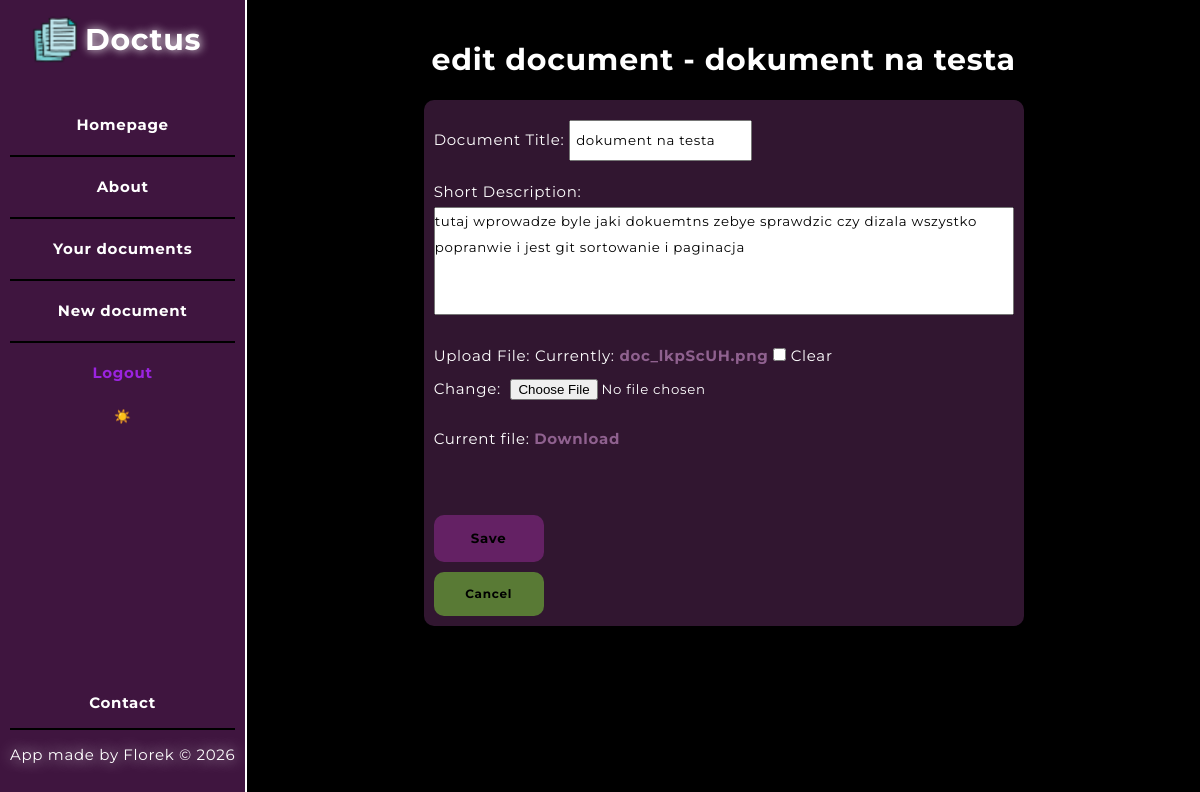
The app's page /documents/edit-document/dokument-na-testa (signed in) with its own data.
### documents/models.py (models this page shows, shortened)
class Document(models.Model):
    owner = models.ForeignKey(User, on_delete=models.CASCADE, related_name = "documents")
    title = models.CharField(max_length = 75)
    description = models.TextField(blank = True)
    date = models.DateTimeField(auto_now_add = True)
    slug = models.SlugField(blank = True)
    file = models.FileField(blank = True, null = True)
    class Meta:
        unique_together = ("owner", "slug")

### documents/views.py (the view)
@login_required(login_url='/users/login/')
def document_edit(request, slug):
    document = get_object_or_404(Document, slug=slug, owner=request.user)
    if request.method == 'POST':
        form = DocumentForm(request.POST, request.FILES, instance=document)
        if form.is_valid():
            form.save()
            return redirect('documents:page', slug=document.slug)
    else:
        form = DocumentForm(instance=document)
    return render(request, 'documents/document_edit.html', {'form': form, 'document': document})

### documents/forms.py
class DocumentForm(forms.ModelForm):
    class Meta:
        model = Document
        fields = ['title', 'description', 'file']
        labels = {
            'title': 'Document Title',
            'description': 'Short Description',
            'file': 'Upload File'
        }
        widgets = {
            'title': forms.TextInput(attrs={
                'placeholder': 'Enter document title',
                'class': 'input_field'
            }),
            'description': forms.Textarea(attrs={
                'placeholder': 'Enter a short description',
                'rows': 4,
                'class': 'edit_desc_area'
            }),
            'file': forms.ClearableFileInput(attrs={
                'class': 'edit_file_upload'
            })
        }

### documents/templates/documents/document_edit.html (shortened to what this page needs)
{% extends 'layout.html' %}
{% block content %}
    <h1> edit document - {{ document.title }}</h1>
    <form class="form" method="post" action="{% url 'documents:edit-document' slug=document.slug %}" enctype="multipart/form-data">
        {{ form.as_p }}
        {% if document.file %}
        <p>Current file: <a href="{{ document.file.url }}">Download</a></p>
        {% endif %}
        <div class="edit_buttons">
            <button class="submit">Save</button>
            <a href="{% url 'documents:page' slug=document.slug %}" class="cancel_button">Cancel</a>
        </div>
    </form>
{% endblock %}

### static/css/style.css (style rules this page uses)
* { margin: 0; padding: 0; box-sizing: border-box; font-family: Montserrat ; letter-spacing: 0.7px; line-height: 2; }
body { background-color: black; font-size: 15px; color: white; display: flex; flex-direction: row; min-height: 100vh; }
h1 { margin-bottom: 10px; }
a { font-weight: bold; text-decoration: none; color: rgb(143, 97, 143); }
.form { text-align: left; background-color: #311630; padding: 20px 10px 10px 10px; border-radius: 10px; max-width: 600px; margin: 0 auto; font-size: 15px; display: flex; flex-flow: column; gap: 1rem; }
.form div { display: flex; flex-direction: column; gap: 10px; }
.form input { padding: 5px; }
.submit { width: 110px; background: rgb(100, 33, 100); border: none; margin-top: 20px; padding: 10px 15px; font-weight: bold; border-radius: 10px; }
.edit_buttons { margin-top: 25px; display: flex; justify-content: center; gap: 20px; }
.edit_document, .delete_document, .cancel_button { padding: 10px 15px; width: 110px; border: none; font-weight: bold; border-radius: 10px; color: black; font-size: 12px; text-align: center; }
.cancel_button { background-color: rgb(89, 122, 53); }
.edit_desc_area { width: 100%; resize: none; }

### records on screen
Document: title "dokument na testa", description "tutaj wprowadze byle jaki dokuemtns zebye sprawdzic czy dizala wszystko popranwie i jest git sortowanie i paginacja"
